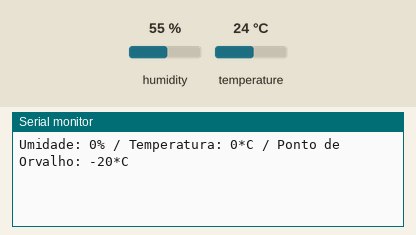
The sketch below on a simulated Arduino Uno, built with avr-gcc and run on an emulated ATmega328P. Shown: the last lines printed to the serial monitor. The inputs (shaded band) are chosen by the test bench; at power-on: humidity 55 %, temperature 24 °C.

Above: at 3.2 s.
3.3 s: humidity set to 22 %
At 4.6 s:
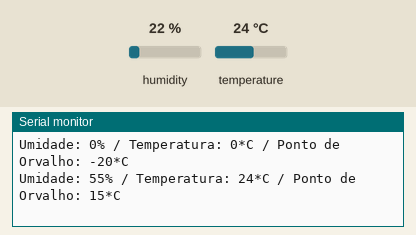
6.0 s: temperature set to 12 °C
At 7.0 s:
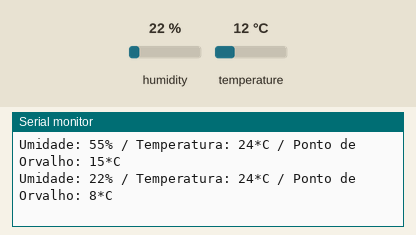
8.7 s: humidity set to 40 %
At 10.6 s:
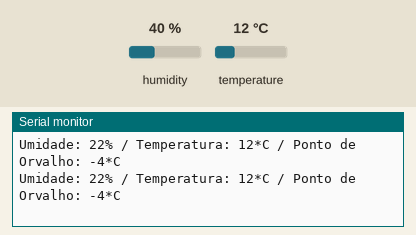
Timing chart, 0 to 12.1 s (numbered marks = the images above; inputs shaded):
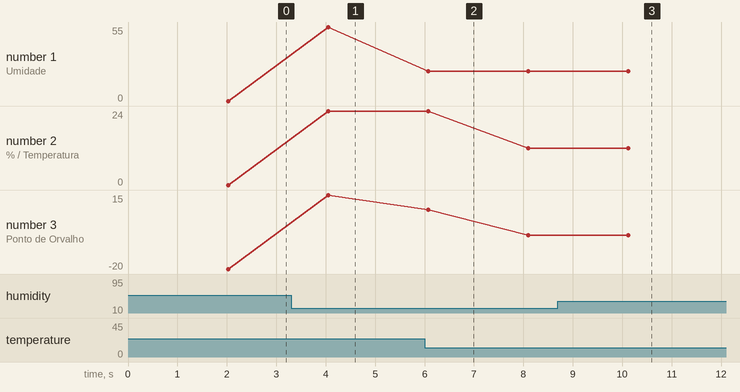

Measured:
- plotted number 1: 22 → 40 after the input at 8.7 s
- plotted number 2: 24 → 12 after the input at 6.0 s
- plotted number 3: 15 → -4 after the input at 6.0 s, -4 → 0 after the input at 8.7 s

The sketch:

Orvalho_DHT11.ino
```cpp
/*

  Modulo de temperatura e umidade DHT11 calculcando o Ponto de Orvalho
  Autor: d4nkali 26/01/24 v1.0

*/

#include "dht.h" // Incluir a biblioteca dht.h

const int pinoDHT11 = A2; // Pino analógico 2 utilizado pelo DHT11

dht DHT; // Chama a configuração DHT

void setup() {

  Serial.begin(9600); // Inicia a comunicação serial
  delay(2000); // Atraso de 2 segundos

}

void loop() {

  float temperatura = DHT.temperature; // Ler a temperatura e armazena na variavel
  float umidade = DHT.humidity; // Ler a umidade e armazena na variavel

  float orvalho = temperatura - (100 - umidade) / 5; // Faz o calculo do Ponto de Orvalho e armazena na variavel

  DHT.read11(pinoDHT11); // Ler o sensor
  Serial.print("Umidade: "); // Imprime o texto "Umidade"
  Serial.print(umidade, 0); // Imprime a umidade
  Serial.print("%"); // Imprime "%"
  Serial.print(" / Temperatura: "); // Imprime a palavra "temperatura"
  Serial.print(temperatura, 0); // Imprime a temperatura
  Serial.print("*C"); // Imprime "*C"
  Serial.print(" / Ponto de Orvalho: "); // Imprime a palavra "ponto de orvalho"
  Serial.print(orvalho, 0); // Imprime a temperatura do ponto de orvalho
  Serial.println("*C"); // Imprime "*C"
  delay(2000); // Intervalo de 2 segundos
  // OBS: Não diminuir esse valor de 2 segundos

}

// FIM!
```
